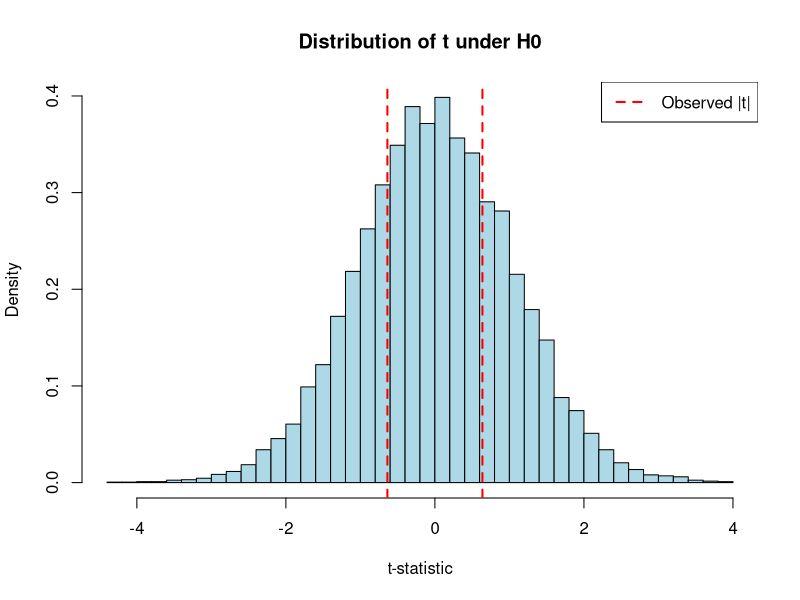

R code for this plot:
# =============================================================================
# Gov 2001: Lecture 07a - Hypothesis Testing
# Spring 2026
# =============================================================================

# This script demonstrates hypothesis testing concepts through simulation.
# Key concepts: null hypothesis, test statistic, p-value, significance level

# -----------------------------------------------------------------------------
# Setup
# -----------------------------------------------------------------------------

set.seed(2026)

# -----------------------------------------------------------------------------
# Example: Testing a Population Mean
# -----------------------------------------------------------------------------

# Suppose we want to test H0: mu = 50 vs H1: mu != 50

# Generate sample data (true mu = 52, so H0 is false)
n <- 30
true_mu <- 52
true_sigma <- 10
sample_data <- rnorm(n, mean = true_mu, sd = true_sigma)

cat("=== Hypothesis Test: Is mu = 50? ===\n")
cat(sprintf("Sample mean: %.2f\n", mean(sample_data)))
cat(sprintf("Sample SD: %.2f\n", sd(sample_data)))
cat(sprintf("Sample size: %d\n\n", n))

# -----------------------------------------------------------------------------
# Manual Calculation of Test Statistic
# -----------------------------------------------------------------------------

# Under H0: mu = 50
mu_0 <- 50

# Test statistic: t = (x_bar - mu_0) / (s / sqrt(n))
x_bar <- mean(sample_data)
s <- sd(sample_data)
se <- s / sqrt(n)
t_stat <- (x_bar - mu_0) / se

cat("=== Manual Calculation ===\n")
cat(sprintf("Null hypothesis: mu = %.0f\n", mu_0))
cat(sprintf("Standard error: %.3f\n", se))
cat(sprintf("Test statistic: t = %.3f\n", t_stat))

# P-value (two-sided test)
p_value <- 2 * pt(-abs(t_stat), df = n - 1)
cat(sprintf("P-value (two-sided): %.4f\n", p_value))

# Decision at alpha = 0.05
alpha <- 0.05
if (p_value < alpha) {
  cat(sprintf("Decision: Reject H0 at alpha = %.2f\n", alpha))
} else {
  cat(sprintf("Decision: Fail to reject H0 at alpha = %.2f\n", alpha))
}

# -----------------------------------------------------------------------------
# Using t.test() in R
# -----------------------------------------------------------------------------

cat("\n=== Using t.test() ===\n")
result <- t.test(sample_data, mu = 50)
print(result)

# -----------------------------------------------------------------------------
# Understanding the P-value Through Simulation
# -----------------------------------------------------------------------------

cat("\n=== Understanding P-values ===\n")
cat("The p-value answers: If H0 were true, how often would we see\n")
cat("a test statistic as extreme as what we observed?\n\n")

# Simulate: If mu really equals 50, what's the distribution of t-statistics?
n_sims <- 10000
t_stats_null <- numeric(n_sims)

for (i in 1:n_sims) {
  # Generate data under H0 (mu = 50)
  null_sample <- rnorm(n, mean = 50, sd = 10)
  t_stats_null[i] <- (mean(null_sample) - 50) / (sd(null_sample) / sqrt(n))
}

# What proportion of null t-stats are as extreme as ours?
simulated_p <- mean(abs(t_stats_null) >= abs(t_stat))
cat(sprintf("Our observed t-statistic: %.3f\n", t_stat))
cat(sprintf("Simulated p-value: %.4f\n", simulated_p))
cat(sprintf("Exact p-value: %.4f\n", p_value))

# Visualize
hist(t_stats_null, breaks = 50, probability = TRUE, col = "lightblue",
     main = "Distribution of t under H0", xlab = "t-statistic")
abline(v = c(-abs(t_stat), abs(t_stat)), col = "red", lwd = 2, lty = 2)
legend("topright", legend = "Observed |t|", col = "red", lty = 2, lwd = 2)

# -----------------------------------------------------------------------------
# Type I and Type II Errors
# -----------------------------------------------------------------------------

cat("\n=== Type I Error Rate (Size) ===\n")
cat("If H0 is true, we should reject only alpha proportion of the time.\n\n")

# Simulate many tests when H0 IS true
n_sims <- 10000
rejections <- 0

for (i in 1:n_sims) {
  # Generate data where H0 is true (mu = 50)
  sample <- rnorm(30, mean = 50, sd = 10)
  p <- t.test(sample, mu = 50)$p.value
  if (p < 0.05) rejections <- rejections + 1
}

type1_rate <- rejections / n_sims
cat(sprintf("Rejection rate when H0 is true: %.3f\n", type1_rate))
cat("(Should be close to 0.05)\n")

# -----------------------------------------------------------------------------
# Power: Probability of Rejecting When H0 is False
# -----------------------------------------------------------------------------

cat("\n=== Power (Rejecting when H0 is FALSE) ===\n")

# True mu = 52, but we test H0: mu = 50
true_mus <- c(50, 51, 52, 53, 55)
n_sims <- 5000

cat("True mu  |  Power (rejection rate)\n")
cat("---------|-----------------------\n")

for (true_mu in true_mus) {
  rejections <- 0
  for (i in 1:n_sims) {
    sample <- rnorm(30, mean = true_mu, sd = 10)
    p <- t.test(sample, mu = 50)$p.value
    if (p < 0.05) rejections <- rejections + 1
  }
  power <- rejections / n_sims
  cat(sprintf("   %2d    |    %.3f\n", true_mu, power))
}

cat("\nNote: When true_mu = 50 (H0 true), 'power' is actually Type I error.\n")
cat("Power increases as true_mu moves away from 50.\n")

# -----------------------------------------------------------------------------
# Key Takeaways
# -----------------------------------------------------------------------------

cat("\n=== KEY TAKEAWAYS ===\n")
cat("1. P-value = probability of seeing data this extreme IF H0 is true\n")
cat("2. Small p-value -> evidence against H0\n")
cat("3. alpha = maximum acceptable Type I error rate\n")
cat("4. Power = probability of rejecting H0 when it's false\n")
cat("5. Failing to reject H0 is NOT the same as proving H0 true\n")
